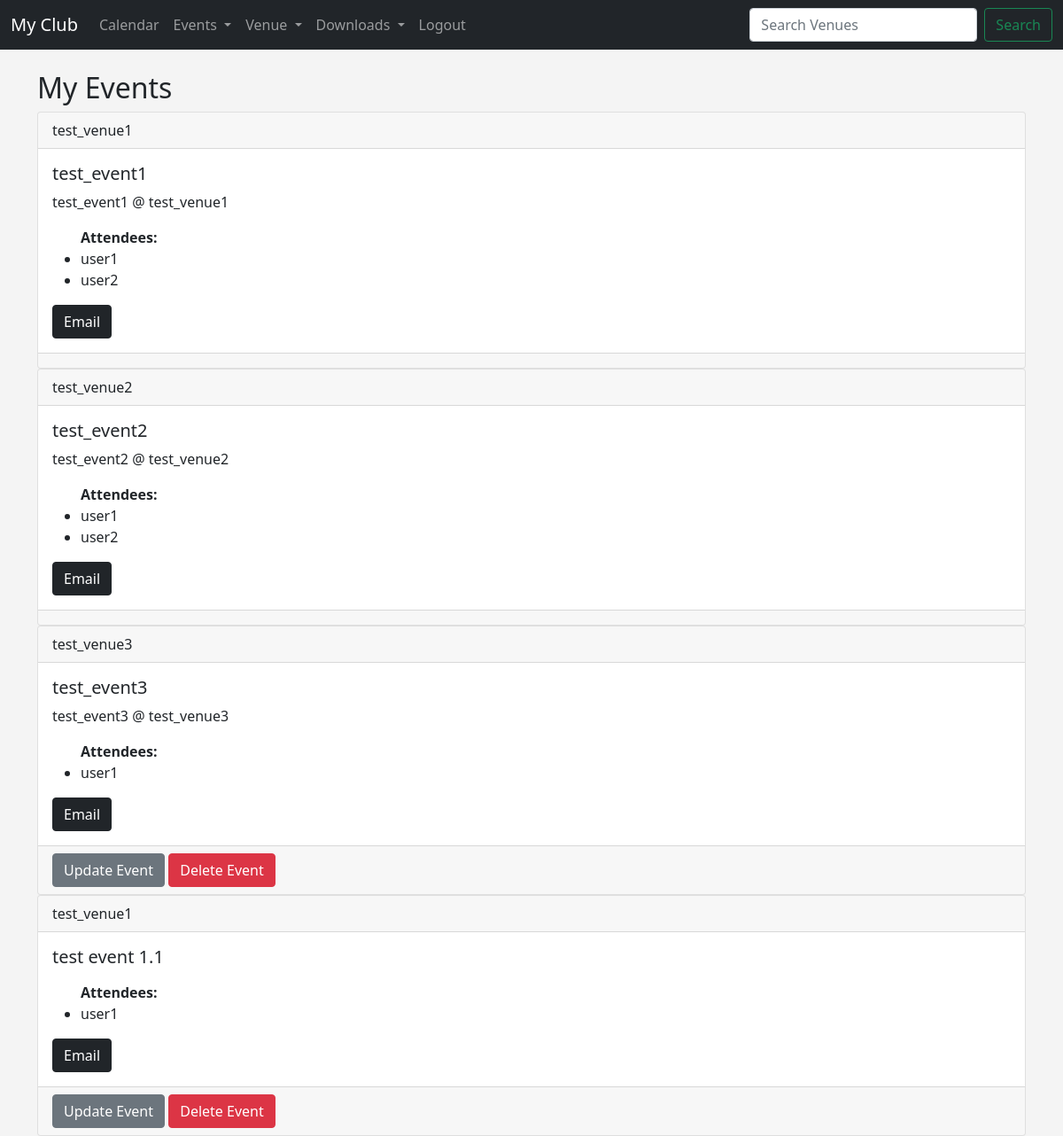
The page /my_events/ (signed in) on the database its author committed.
### events/models.py (models this page shows, shortened)
class Event(models.Model):
    name = models.CharField('Event Name', max_length=120)
    event_date = models.DateTimeField('Event date')
    venue = models.ForeignKey(Venue, blank=True, null=True, on_delete=models.CASCADE)
    manager = models.ForeignKey(User, blank=True, null=True, on_delete=models.SET_NULL)
    description = models.TextField(blank=True)
    attendees = models.ManyToManyField(User, related_name='attendees', blank=True)
    approved = models.BooleanField('Approved', default = False)
    def __str__(self):
        return self.name

class Venue(models.Model):
    name = models.CharField('Venue Name', max_length=120)
    address = models.CharField(max_length=300)
    zip_code =models.CharField('Zip Code', max_length=10)
    phone = models.CharField('Contact Phone', max_length=15,blank=True)
    website = models.URLField('Website Address',blank=True)
    email_address = models.EmailField('Email Address',blank=True)
    owner = models.IntegerField('Venue Owner', blank=False, default=1)
    venue_image = models.ImageField(null=True, blank=True, upload_to='Images/')
    def __str__(self):
        return self.name

### events/views.py (the view)
# urls.py: path('my_events/', views.my_events, name='my_events'),
def my_events(request):
    if request.user.is_authenticated:
        me = request.user.id
        events = Event.objects.filter(attendees = me)
        return render(request, 'events/my_events.html', {'events' : events, 'me' : me })
    else:
        messages.success(request, "You are not authorised to view this page")
        return redirect('home')

### templates/events/my_events.html
{% extends 'events/base.html' %}
    {% block content %}
      <h2>My Events</h2>
      {% for event in events  %}
      <div class="card">
        <div class="card-header">
            {{event.venue}}
        </div>
        <div class="card-body">
             <h5 class="card-title">{{event}} </h5>
            <p class="card-text"> {{event.description}} </p>
            <ul>
                <strong>Attendees: </strong>
                {% for user in event.attendees.all  %}
                <li> {{ user }} </li>
                {% endfor %}
            </ul>
            <a href="mailto:{{event.venue.email_address}}" class="btn btn-dark">Email</a>
        </div>
        <div class="card-footer text-muted">
            {% if user.is_authenticated %}
            {% if user.is_superuser or user == event.manager %}
            <a href="{% url 'update-event' event.id %}" class="btn btn-secondary">Update Event</a>
            <a href="{% url 'delete-event' event.id %}" class="btn btn-danger">Delete Event</a>
            {% endif %}
            {% endif %}
        </div>
    </div>
      {% endfor %}
    {% endblock %}

### templates/events/base.html (style rules this page uses)
body { background-color: #f4f4f4; }

### rows shown on the page
Event: venue "test_venue1", name "test_event1", description "test_event1 @ test_venue1"
Event: venue "test_venue2", name "test_event2", description "test_event2 @ test_venue2"
Event: venue "test_venue3", name "test_event3", description "test_event3 @ test_venue3", shows "Update Event"
Event: venue "test_venue1", name "test event 1.1", shows "Update Event"

### other values the page prints
{{ user }} "user1"
{{ user }} "user2"
